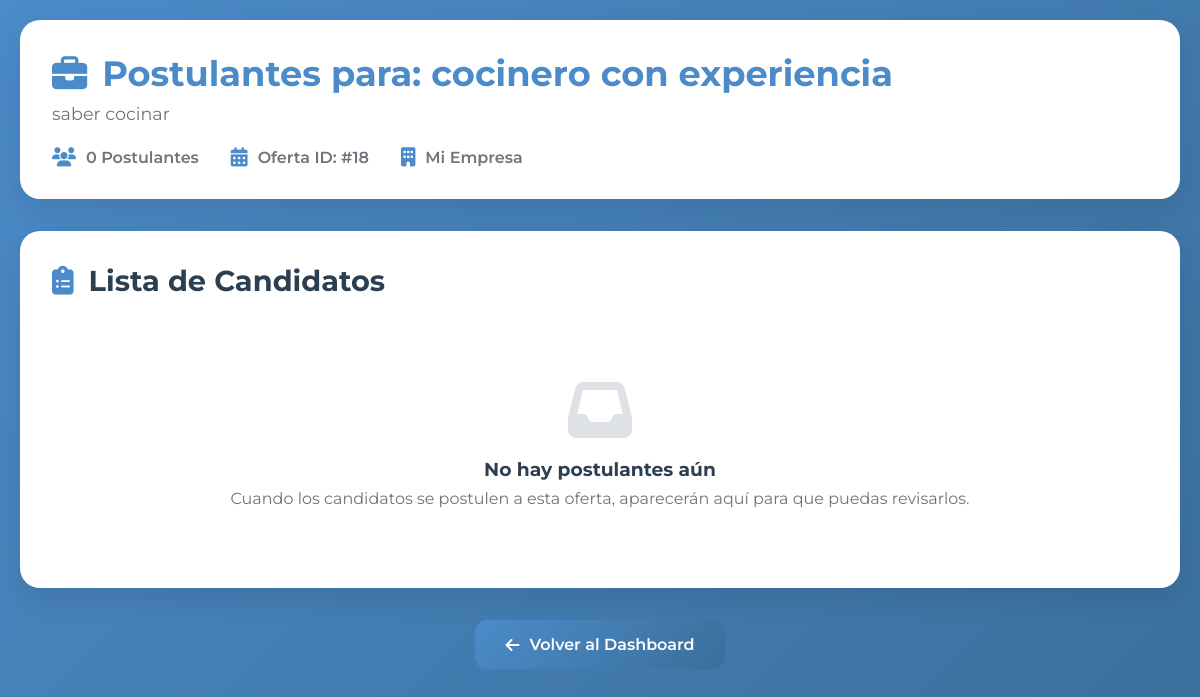
The app's page /php/ver_postulaciones.php?oferta_id=18 (signed in) with its own data.
### tables this page shows
CREATE TABLE `ofertas_laborales` (
  `id` int(11) NOT NULL,
  `empresa_id` int(11) NOT NULL,
  `titulo` varchar(255) NOT NULL,
  `descripcion` text NOT NULL,
  `profesion_solicitada` varchar(255) NOT NULL,
  `fecha_publicacion` timestamp NOT NULL DEFAULT current_timestamp()
);

### php/ver_postulaciones.php (the view, shortened to what this page needs)
<?php
include('db.php');
if (isset($_GET['oferta_id'])) {
    $oferta_id = $_GET['oferta_id'];
    $empresa_id = $_SESSION['user_id'];
    $sql_oferta = "SELECT * FROM ofertas_laborales WHERE id = '$oferta_id' AND empresa_id = '$empresa_id'";
    $result_oferta = $conn->query($sql_oferta);
    $oferta = $result_oferta->fetch_assoc();
} else {
    echo "Oferta no especificada.";
    exit();
}
$sql_postulantes = "SELECT p.*, u.nombre AS postulante_nombre, u.email AS postulante_email, pi.cv
                    FROM postulaciones p
                    JOIN usuarios u ON p.postulante_id = u.id
                    LEFT JOIN postulantes_info pi ON u.id = pi.usuario_id
                    WHERE p.oferta_id = '$oferta_id'";
$result_postulantes = $conn->query($sql_postulantes);
?>
<!DOCTYPE html>
<html lang="es">
<head>
    <link rel="stylesheet" href="https://cdnjs.cloudflare.com/ajax/libs/font-awesome/6.4.2/css/all.min.css">
    <link href="https://unpkg.com/aos@2.3.1/dist/aos.css" rel="stylesheet">
</head>
<body>
    <div class="main-container">
        <div class="offer-header">
            <h1>
                <i class="fas fa-briefcase"></i>
                Postulantes para: <?php echo htmlspecialchars($oferta['titulo'] ?? 'Oferta Laboral'); ?>
            </h1>
            <p><?php echo htmlspecialchars($oferta['descripcion'] ?? 'Gestiona los candidatos que se han postulado a esta oferta laboral.'); ?></p>
            <div class="offer-stats">
                <div class="stat-item">
                    <i class="fas fa-users"></i>
                    <span><?php echo $result_postulantes->num_rows; ?> Postulantes</span>
                </div>
                <div class="stat-item">
                    <i class="fas fa-calendar-alt"></i>
                    <span>Oferta ID: #<?php echo $oferta_id; ?></span>
                </div>
                <div class="stat-item">
                    <i class="fas fa-building"></i>
                    <span>Mi Empresa</span>
                </div>
            </div>
        </div>
        <div class="postulantes-section">
            <h2 class="section-title">
                <i class="fas fa-clipboard-list"></i>
                Lista de Candidatos
            </h2>
            <?php if ($result_postulantes->num_rows > 0): ?>
                <div class="table-responsive">
                    <table class="postulantes-table">
                        <thead>
    <tr>
        <th><i class="fas fa-user"></i> Candidato</th>
        <th><i class="fas fa-envelope"></i> Contacto</th>
        <th><i class="fas fa-file-pdf"></i> Hoja de Vida</th>
        <th><i class="fas fa-flag"></i> Estado</th>
        <th><i class="fas fa-cogs"></i> Acciones</th>
    </tr>
</thead>
<?php
                            $result_postulantes->data_seek(0);
                            while ($postulante = $result_postulantes->fetch_assoc()):
?>
    <tr class="fade-in">
        <td>
            <div class="postulante-info">
                <div class="postulante-avatar">
                    <?php echo strtoupper(substr($postulante['postulante_nombre'], 0, 1)); ?>
                </div>
                <div class="postulante-details">
                    <h4><?php echo htmlspecialchars($postulante['postulante_nombre']); ?></h4>
                    <p>Candidato</p>
                </div>
            </div>
        </td>
        <td>
            <div class="postulante-details">
                <h4><?php echo htmlspecialchars($postulante['postulante_email']); ?></h4>
                <p><i class="fas fa-envelope"></i> Email de contacto</p>
            </div>
        </td>
        <td>
            <?php if ($postulante['cv'] && !empty(trim($postulante['cv']))): ?>
                <a href="<?php echo htmlspecialchars($postulante['cv']); ?>"
                   target="_blank"
                   class="btn-cv">
                    <i class="fas fa-file-pdf"></i>
                    Ver CV
                </a>
            <?php else: ?>
                <span class="cv-no-disponible">
                    <i class="fas fa-exclamation-circle"></i>
                    No disponible
                </span>
            <?php endif; ?>
        </td>
        <td>
            <?php
            $estado = $postulante['estado'];
            $estado_class = 'estado-pendiente';
            $estado_icon = 'fas fa-clock';
            if ($estado == 'aceptado') {
                $estado_class = 'estado-aceptado';
                $estado_icon = 'fas fa-check-circle';
            } elseif ($estado == 'rechazado') {
                $estado_class = 'estado-rechazado';
                $estado_icon = 'fas fa-times-circle';
            }
            ?>
            <span class="estado-badge <?php echo $estado_class; ?>">
                <i class="<?php echo $estado_icon; ?>"></i>
                <?php echo ucfirst($estado); ?>
            </span>
        </td>
        <td>
            <div class="action-buttons">
                <?php if ($postulante['estado'] == 'aceptado'): ?>
                    <span class="estado-badge estado-aceptado">
                        <i class="fas fa-check-circle"></i>
                        Aceptado
                    </span>
                <?php elseif ($postulante['estado'] == 'rechazado'): ?>
                    <span class="estado-badge estado-rechazado">
                        <i class="fas fa-times-circle"></i>
                        Rechazado
                    </span>
                <?php else: ?>
                    <form method="POST" action="ver_postulaciones.php?oferta_id=<?php echo $oferta_id; ?>" style="display: contents;">
                        <input type="hidden" name="postulante_id" value="<?php echo $postulante['postulante_id']; ?>">
                        <button type="submit" name="aceptar_postulante" class="btn btn-aceptar" onclick="this.classList.add('btn-loading')">
                            <i class="fas fa-check"></i>
                            Aceptar
                        </button>
                        <button type="submit" name="rechazar_postulante" class="btn btn-rechazar" onclick="this.classList.add('btn-loading')">
                            <i class="fas fa-times"></i>
                            Rechazar
                        </button>
                    </form>
                <?php endif; ?>
            </div>
        </td>
    </tr>
<?php endwhile; ?>
                        </tbody>
                    </table>
                </div>
            <?php else: ?>
                <div class="empty-state">
                    <i class="fas fa-inbox"></i>
                    <h3>No hay postulantes aún</h3>
                    <p>Cuando los candidatos se postulen a esta oferta, aparecerán aquí para que puedas revisarlos.</p>
                </div>
            <?php endif; ?>
        </div>
        <div class="back-section">
            <a href="dashboard_empresa.php" class="btn-back">
                <i class="fas fa-arrow-left"></i>
                Volver al Dashboard
            </a>
        </div>
    </div>
</body>
</html>

### php/ver_postulaciones.php (style rules this page uses)
* { margin: 0; padding: 0; box-sizing: border-box; }
body { font-family: 'Montserrat', sans-serif; background: linear-gradient(135deg, #4c8bca 0%, #3a6f9a 100%); min-height: 100vh; padding: 20px 0; color: #2c3e50; }
.main-container { max-width: 1200px; margin: 0 auto; padding: 0 20px; }
.offer-header { background: white; border-radius: 20px; padding: 2rem; margin-bottom: 2rem; box-shadow: 0 10px 30px rgba(0, 0, 0, 0.1); animation: fadeInUp 0.8s ease; }
.offer-header h1 { color: #4c8bca; font-size: 2.2rem; font-weight: 700; margin-bottom: 0.5rem; display: flex; align-items: center; gap: 15px; }
.offer-header p { color: #6c757d; font-size: 1.1rem; margin-bottom: 1rem; }
.offer-stats { display: flex; gap: 2rem; flex-wrap: wrap; margin-top: 1.5rem; }
.stat-item { display: flex; align-items: center; gap: 10px; color: #6c757d; font-weight: 600; }
.stat-item i { color: #4c8bca; font-size: 1.2rem; }
.postulantes-section { background: white; border-radius: 20px; padding: 2rem; box-shadow: 0 10px 30px rgba(0, 0, 0, 0.1); animation: fadeInUp 0.8s ease 0.2s both; }
.section-title { display: flex; align-items: center; gap: 15px; margin-bottom: 2rem; color: #2c3e50; font-size: 1.8rem; font-weight: 700; }
.section-title i { color: #4c8bca; }
.back-section { margin-top: 2rem; text-align: center; animation: fadeInUp 0.8s ease 0.4s both; }
.btn-back { background: linear-gradient(135deg, #4c8bca 0%, #3a6f9a 100%); color: white; padding: 15px 30px; border-radius: 12px; font-weight: 600; text-decoration: none; display: inline-flex; align-items: center; gap: 10px; font-size: 1rem; transition: all 0.3s ease; }
.empty-state { text-align: center; padding: 3rem; color: #6c757d; }
.empty-state i { font-size: 4rem; color: #dee2e6; margin-bottom: 1rem; }
.empty-state h3 { margin-bottom: 0.5rem; color: #2c3e50; }

### records on screen
ofertas_laborales: titulo "cocinero con experiencia", descripcion "saber cocinar"

### other values on screen
$result_postulantes->num_rows "0"
$oferta_id "18"
